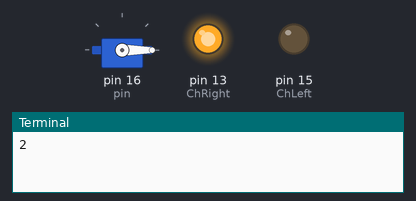
Bench run of a program on a simulated Raspberry Pi (header pin numbers). On the bench: servo, output pins drawn as LEDs (lit = HIGH), the last lines printed to the terminal. Servo angles are drawn from the pulse width (0.5 ms = 0°, 2.5 ms = 180°). At 10.0 s the program stops and its outputs stay as they are.

Above: at 0.1 s.
At 2.1 s:
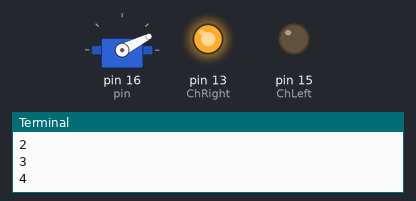
At 5.1 s:
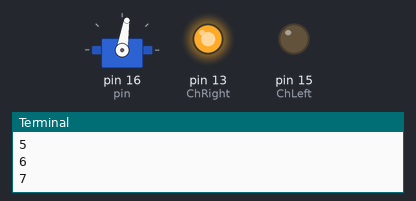
At 10.1 s:
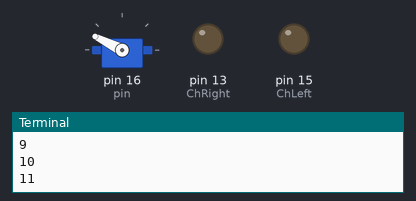
Timing chart, 0 to 11.5 s (numbered marks = the images above):
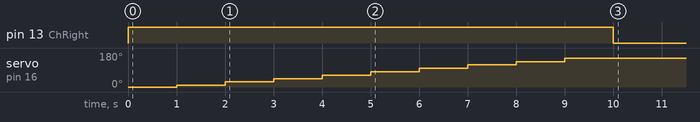

Measured:
- by itself, pin 13 (ChRight): LOW → HIGH at 0.00 s, → LOW 10.0 s later
- by itself, servo on pin 16 (pin): moves from 0° to 153° over 8.0 s

The program:

turn.py
```python
from time import sleep
import RPi.GPIO as gpio

gpio.setmode(gpio.BOARD)
gpio.setwarnings(False)

ChLeft = 15
ChRight = 13

gpio.setup(ChLeft,gpio.OUT)
gpio.setup(ChRight,gpio.OUT)

# gpio.output(ChLeft,gpio.HIGH)
# gpio.output(ChRight,gpio.LOW)

gpio.output(ChLeft,gpio.LOW)
gpio.output(ChRight,gpio.HIGH)

pin = 16
gpio.setup(pin, gpio.OUT)
pwm = gpio.PWM(pin, 50)
pwm.start(0)

for i in range(2,12):
    print(i)
    pwm.ChangeDutyCycle(i)
    sleep(1)

pwm.stop()
gpio.cleanup()

# def setServoAngle(servo, angle):
#     assert angle >=30 and angle <= 150
#     pwm = gpio.PWM(servo, 50)
#     pwm.start(8)
#     dutyCycle = angle / 18. + 3.
#     pwm.ChangeDutyCycle(dutyCycle)
#     sleep(0.3)
#     pwm.stop()

# if __name__ == '__main__':
    # import sys
    # if len(sys.argv) == 1:
    #     setServoAngle(pan, 90)
    #     setServoAngle(tilt, 90)
    # else:
    #     setServoAngle(pan, int(sys.argv[1])) # 30 ==> 90 (middle point) ==> 150
    #     setServoAngle(tilt, int(sys.argv[2])) # 30 ==> 90 (middle point) ==> 150
    # gpio.cleanup()
```
